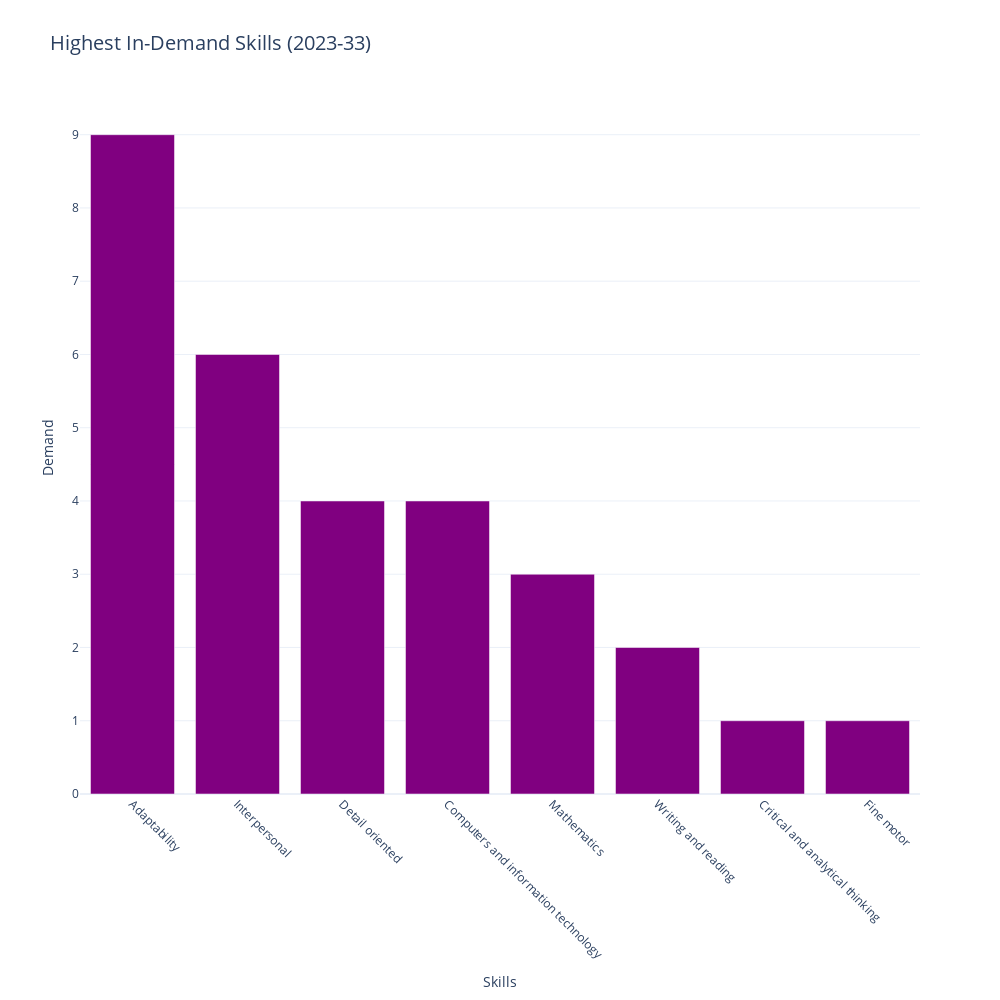

Here is the notebook cell this chart was saved with:
### Code cell
top_skills_bar_chart = px.bar(
    top_skills,
    x="Top highest skill category",
    y="count",
    title="Highest In-Demand Skills (2023-33)",
    labels={"Top highest skill category": "Skills", "count": "Demand"},
    color_discrete_sequence=["purple"],  # Set bar color to purple
)

top_skills_bar_chart.update_layout(
    xaxis=dict(tickangle=45),  # Rotate x-axis labels
    width=1000,
    height=1000,
    template="plotly_white",
    title_font_size=20,
    xaxis_title="Skills",
    yaxis_title="Demand"
)


top_skills_bar_chart

### Figure 1 — Plotly figure (JSON) as saved in the notebook; plotly's stock layout.template omitted (floating-point values rounded to 4 significant figures)
{"data": [{"alignmentgroup": "True", "hovertemplate": "Skills=%{x}<br>Demand=%{y}<extra></extra>", "legendgroup": "", "marker": {"color": "purple", "pattern": {"shape": ""}}, "name": "", "offsetgroup": "", "orientation": "v", "showlegend": false, "textposition": "auto", "type": "bar", "x": ["Adaptability", "Interpersonal", "Detail oriented", "Computers and information technology", "Mathematics", "Writing and reading", "Critical and analytical thinking", "Fine motor"], "xaxis": "x", "y": [9, 6, 4, 4, 3, 2, 1, 1], "yaxis": "y"}], "layout": {"barmode": "relative", "height": 1000, "legend": {"tracegroupgap": 0}, "title": {"font": {"size": 20}, "text": "Highest In-Demand Skills (2023-33)"}, "width": 1000, "xaxis": {"anchor": "y", "autorange": true, "domain": [0, 1], "range": [-0.5, 7.5], "tickangle": 45, "title": {"text": "Skills"}, "type": "category"}, "yaxis": {"anchor": "x", "autorange": true, "domain": [0, 1], "range": [0, 9.474], "title": {"text": "Demand"}, "type": "linear"}}}
